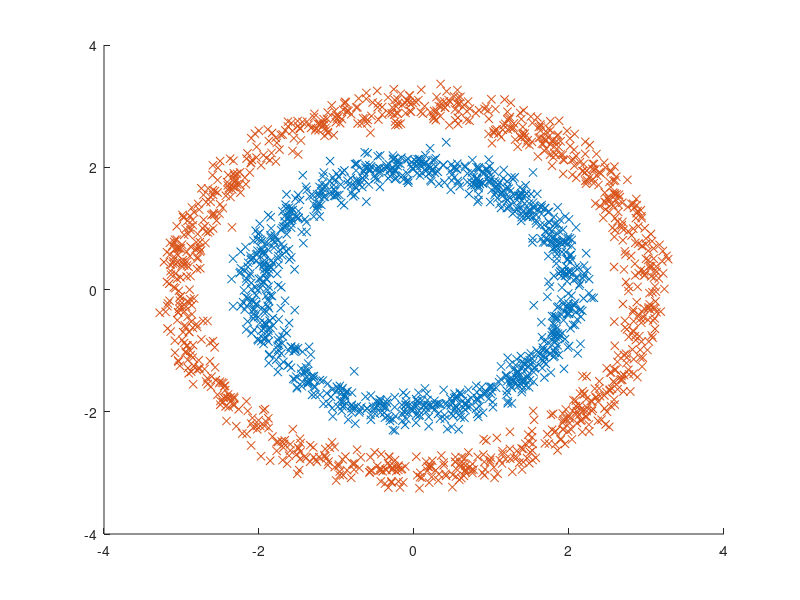
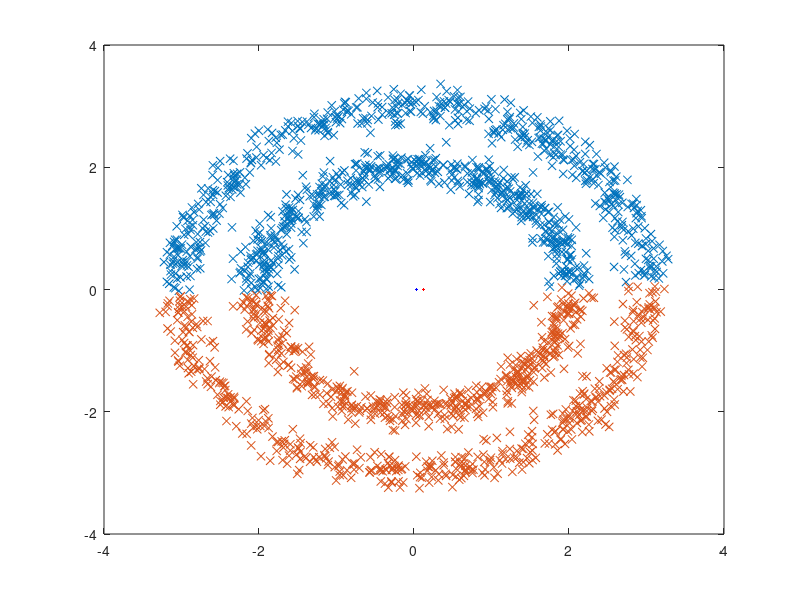

These charts were generated, in order, by the following MATLAB code:
function [] = loyd()
	n = 1000;
	sigma = 0.15;
	theta = 2*pi*rand(n,1);
	r1 = 2;
	r2 = 3;

	center1 = [0,2.4];
	center2 = [0,-2.4];
	x1 = [r1*cos(theta)+sigma*randn(n,1) r1*sin(theta)+sigma*randn(n,1)];
	x2 = [r2*cos(theta)+sigma*randn(n,1) r2*sin(theta)+sigma*randn(n,1)];
	figure;
	scatter(x1(:,1),x1(:,2),'xb');
	hold on;
	scatter(x2(:,1),x2(:,2),'xr');





	E_pre = 1000;
	E = 100;
	index = 0;
	while i < 20
		i = i + 1;
		sum = [x1;x2];
		index1 = 1;
		index2 = 1;
		x1 = [];
		x2 = [];
		for index = 1:length(sum)
			dis1 = norm(sum(index,:)-center1,2);
			dis2 = norm(sum(index,:)-center2,2);
			if dis1 < dis2
				x1(index1,:) = sum(index,:);
				index1 = index1+1;
			else
				x2(index2,:) = sum(index,:);
				index2 = index2+1;
			end
		end

		center1 = mean(x1);
		center2 = mean(x2);

		E_pre = E;
		E = 0;
		residual1 = x1-center1;
		residual2 = x2-center2;
		s = [residual1;residual2];
		for index = 1:length(s)
			E += norm(s(index,:),2);
		end
	end
	figure;
	plot(center1(1,1),center(1,2),'b');
	hold on;
	plot(center2(1,1),center(1,2),'r');
	hold on;
	scatter(x1(:,1),x1(:,2),'xb');
	hold on;
	scatter(x2(:,1),x2(:,2),'xr');

end

